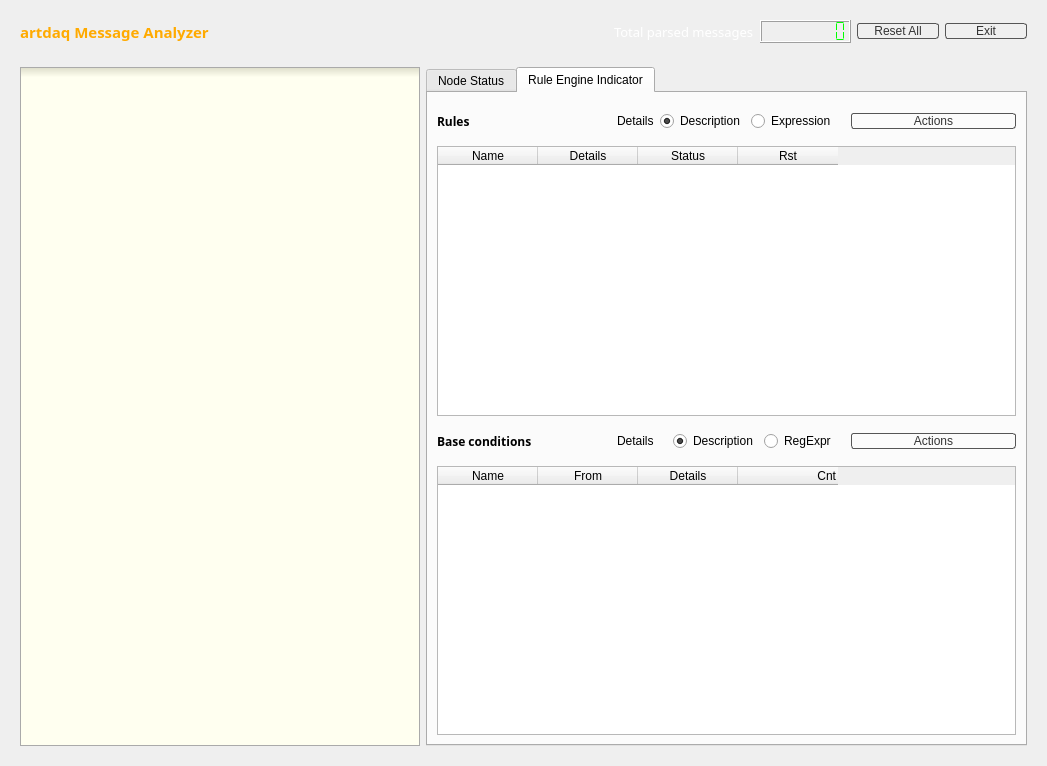
<?xml version="1.0" encoding="UTF-8"?>
<ui version="4.0">
 <class>MsgAnalyzerDlg</class>
 <widget class="QDialog" name="MsgAnalyzerDlg">
  <property name="geometry">
   <rect>
    <x>0</x>
    <y>0</y>
    <width>1047</width>
    <height>766</height>
   </rect>
  </property>
  <property name="windowTitle">
   <string>artdaq Message Analyzer</string>
  </property>
  <property name="styleSheet">
   <string notr="true">#bannerFrame {
border: 0px;
background: qlineargradient(x1: 0, y1: 0, x2: 0, y2: 1,
stop: 0 #a6a6a6, stop: 0.08 #7f7f7f,
stop: 0.39999 #717171, stop: 0.4 #626262,
stop: 0.9 #4c4c4c, stop: 1 #333333);
}

#bannerFrame QPushButton {
color: #333;
border: 1px solid #555;
border-radius: 3px;
padding: 0px;
background: qradialgradient(cx: 0.3, cy: -0.4,
fx: 0.3, fy: -0.4,
radius: 1.35, stop: 0 #fff, stop: 1 #bbb);
min-width: 80px;
}

#btnSettings {
color: #333;
border: 0px solid #555;
border-radius: 5px;
padding: 0px;
}

#btnSettings:hover {
color: #444;
}

#btnSwitchChannel {
color: #333;
border: 1px solid #555;
border-radius: 5px;
padding: 0px;
background: qradialgradient(cx: 0.3, cy: -0.4,
fx: 0.3, fy: -0.4,
radius: 1.35, stop: 0 #fff, stop: 1 #888);
}
#topFrame QPushButton:hover {
background: qradialgradient(cx: 0.3, cy: -0.4, fx: 0.3, fy: -0.4, radius: 1.35, stop: 0 #fff, stop: 1 #ddd);
}
#topFrame QPushButton:pressed {
background-color: qlineargradient(x1: 0, y1: 0, x2: 0, y2: 1, stop: 0 #dadbde, stop: 1 #f6f7fa);
}

#sevFrame {
border: 0px solid #222;
background: ;
padding: 0px;
}

#mainFrame {
border: 0px;
background:
}

#mainFrame QPushButton {
color: #333;
border: 1px solid #555;
border-radius: 3px;
padding: 0px;
background: qradialgradient(cx: 0.3, cy: -0.4,
fx: 0.3, fy: -0.4,
radius: 1.35, stop: 0 #fff, stop: 1 #bbb);
min-width: 40px;
}

#mainFrame QPushButton:hover {
background: qradialgradient(cx: 0.3, cy: -0.4, fx: 0.3, fy: -0.4, radius: 1.35, stop: 0 #fff, stop: 1 #ddd);
}
#mainFrame QPushButton:pressed {
background-color: qlineargradient(x1: 0, y1: 0, x2: 0, y2: 1, stop: 0 #dadbde, stop: 1 #f6f7fa);
}

#mainFrame QListWidget {
border: 1px solid #aaa;
background-color: qlineargradient(spread:pad, x1:0.5, y1:0, x2:0.5, y2:0.07, stop:0 rgba(220, 220, 200, 255), stop:1 rgba(255, 255, 230, 255))
}

#mainFrame QTextEdit {
border: 1px solid #aaa;
background-color: #fff
}

#btnError {
color: rgb(255, 0, 0);
}
#btnWarning {
color: rgb(255, 170, 0);
}
#btnInfo {
color: rgb(0, 170, 0);
}
#btnDebug {
color: rgb(70, 70, 70);
}


/*
#sevFrame QPushButton {
color: #333;
border: 2px solid #555;
border-radius: 5px;
padding: 2px;
background: qradialgradient(cx: 0.3, cy: -0.4,
fx: 0.3, fy: -0.4,
radius: 1.35, stop: 0 #fff, stop: 1 #888);
min-width: 80px;
}
#sevFrame QPushButton:hover {
background: qradialgradient(cx: 0.3, cy: -0.4,
fx: 0.3, fy: -0.4,
radius: 1.35, stop: 0 #fff, stop: 1 #bbb);
}
#sevFrame QPushButton:pressed {
background: qradialgradient(cx: 0.4, cy: -0.1,
fx: 0.4, fy: -0.1,
radius: 1.35, stop: 0 #fff, stop: 1 #ddd);
}*/</string>
  </property>
  <layout class="QGridLayout" name="gridLayout" rowstretch="0,1">
   <item row="1" column="0">
    <widget class="QFrame" name="mainFrame">
     <property name="frameShape">
      <enum>QFrame::StyledPanel</enum>
     </property>
     <property name="frameShadow">
      <enum>QFrame::Raised</enum>
     </property>
     <layout class="QGridLayout" name="gridLayout_3" columnstretch="2,3">
      <item row="0" column="0">
       <widget class="QListWidget" name="lwAlerts">
        <property name="font">
         <font>
          <pointsize>-1</pointsize>
         </font>
        </property>
        <property name="styleSheet">
         <string notr="true">border: 1px solid #aaa;
background-color: qlineargradient(spread:pad, x1:0.5, y1:0, x2:0.5, y2:0.015, stop:0 rgba(220, 220, 200, 255), stop:1 rgba(255, 255, 240, 255));
font-size: 12px;
/*color: red;*/</string>
        </property>
        <property name="frameShape">
         <enum>QFrame::StyledPanel</enum>
        </property>
        <property name="frameShadow">
         <enum>QFrame::Sunken</enum>
        </property>
        <property name="horizontalScrollBarPolicy">
         <enum>Qt::ScrollBarAlwaysOff</enum>
        </property>
        <property name="isWrapping" stdset="0">
         <bool>false</bool>
        </property>
        <property name="viewMode">
         <enum>QListView::ListMode</enum>
        </property>
        <property name="wordWrap">
         <bool>true</bool>
        </property>
       </widget>
      </item>
      <item row="0" column="1">
       <widget class="QTabWidget" name="tabWidget">
        <property name="currentIndex">
         <number>1</number>
        </property>
        <widget class="QWidget" name="tab_nodehealth">
         <attribute name="title">
          <string>Node Status</string>
         </attribute>
         <layout class="QGridLayout" name="gridLayout_5">
          <item row="0" column="0">
           <widget class="QLabel" name="label">
            <property name="font">
             <font>
              <family>Sans Serif</family>
              <pointsize>10</pointsize>
              <weight>75</weight>
              <bold>true</bold>
             </font>
            </property>
            <property name="text">
             <string>Main Components</string>
            </property>
           </widget>
          </item>
          <item row="0" column="1">
           <widget class="QLabel" name="label_12">
            <property name="text">
             <string>Double click on nodes for detailed messages</string>
            </property>
           </widget>
          </item>
          <item row="1" column="0" colspan="2">
           <widget class="QListWidget" name="lwMain">
            <property name="font">
             <font>
              <pointsize>8</pointsize>
             </font>
            </property>
            <property name="contextMenuPolicy">
             <enum>Qt::CustomContextMenu</enum>
            </property>
            <property name="frameShape">
             <enum>QFrame::StyledPanel</enum>
            </property>
            <property name="frameShadow">
             <enum>QFrame::Sunken</enum>
            </property>
            <property name="isWrapping" stdset="0">
             <bool>true</bool>
            </property>
            <property name="gridSize">
             <size>
              <width>80</width>
              <height>60</height>
             </size>
            </property>
            <property name="viewMode">
             <enum>QListView::IconMode</enum>
            </property>
            <property name="wordWrap">
             <bool>true</bool>
            </property>
           </widget>
          </item>
          <item row="2" column="0">
           <widget class="QLabel" name="label_2">
            <property name="font">
             <font>
              <family>Sans Serif</family>
              <weight>75</weight>
              <bold>true</bold>
             </font>
            </property>
            <property name="text">
             <string>User Components</string>
            </property>
           </widget>
          </item>
          <item row="2" column="1">
           <widget class="QLabel" name="label_3">
            <property name="font">
             <font>
              <family>Sans Serif</family>
              <weight>75</weight>
              <bold>true</bold>
             </font>
            </property>
            <property name="text">
             <string>External Components</string>
            </property>
           </widget>
          </item>
          <item row="3" column="0">
           <widget class="QListWidget" name="lwDCM">
            <property name="font">
             <font>
              <pointsize>8</pointsize>
             </font>
            </property>
            <property name="contextMenuPolicy">
             <enum>Qt::CustomContextMenu</enum>
            </property>
            <property name="viewMode">
             <enum>QListView::IconMode</enum>
            </property>
            <property name="uniformItemSizes">
             <bool>false</bool>
            </property>
            <property name="batchSize">
             <number>100</number>
            </property>
            <property name="wordWrap">
             <bool>true</bool>
            </property>
           </widget>
          </item>
          <item row="3" column="1">
           <widget class="QListWidget" name="lwBN">
            <property name="font">
             <font>
              <pointsize>8</pointsize>
             </font>
            </property>
            <property name="contextMenuPolicy">
             <enum>Qt::CustomContextMenu</enum>
            </property>
            <property name="viewMode">
             <enum>QListView::IconMode</enum>
            </property>
           </widget>
          </item>
         </layout>
        </widget>
        <widget class="QWidget" name="tab_ruleengine">
         <attribute name="title">
          <string>Rule Engine Indicator</string>
         </attribute>
         <layout class="QGridLayout" name="gridLayout_6">
          <item row="0" column="0">
           <widget class="QLabel" name="label_9">
            <property name="font">
             <font>
              <family>Sans Serif</family>
              <weight>75</weight>
              <bold>true</bold>
             </font>
            </property>
            <property name="text">
             <string>Rules</string>
            </property>
           </widget>
          </item>
          <item row="0" column="1">
           <widget class="QFrame" name="frame">
            <property name="frameShape">
             <enum>QFrame::NoFrame</enum>
            </property>
            <property name="frameShadow">
             <enum>QFrame::Plain</enum>
            </property>
            <property name="lineWidth">
             <number>0</number>
            </property>
            <layout class="QHBoxLayout" name="horizontalLayout">
             <item>
              <widget class="QLabel" name="label_10">
               <property name="text">
                <string>Details</string>
               </property>
              </widget>
             </item>
             <item>
              <widget class="QRadioButton" name="rbRuleDesc">
               <property name="text">
                <string>Description</string>
               </property>
               <property name="checked">
                <bool>true</bool>
               </property>
              </widget>
             </item>
             <item>
              <widget class="QRadioButton" name="rbRuleExpr">
               <property name="text">
                <string>Expression</string>
               </property>
               <property name="checked">
                <bool>false</bool>
               </property>
              </widget>
             </item>
            </layout>
           </widget>
          </item>
          <item row="0" column="2">
           <widget class="QPushButton" name="btnRuleAct">
            <property name="text">
             <string>Actions</string>
            </property>
           </widget>
          </item>
          <item row="1" column="0" colspan="3">
           <widget class="QTableWidget" name="twRules">
            <property name="editTriggers">
             <set>QAbstractItemView::NoEditTriggers</set>
            </property>
            <property name="selectionBehavior">
             <enum>QAbstractItemView::SelectRows</enum>
            </property>
            <property name="columnCount">
             <number>4</number>
            </property>
            <column>
             <property name="text">
              <string>Name</string>
             </property>
            </column>
            <column>
             <property name="text">
              <string>Details</string>
             </property>
            </column>
            <column>
             <property name="text">
              <string>Status</string>
             </property>
            </column>
            <column>
             <property name="text">
              <string>Rst</string>
             </property>
            </column>
           </widget>
          </item>
          <item row="2" column="0">
           <widget class="QLabel" name="label_8">
            <property name="font">
             <font>
              <family>Sans Serif</family>
              <weight>75</weight>
              <bold>true</bold>
             </font>
            </property>
            <property name="text">
             <string>Base conditions</string>
            </property>
           </widget>
          </item>
          <item row="2" column="1">
           <widget class="QFrame" name="frame_2">
            <property name="frameShape">
             <enum>QFrame::NoFrame</enum>
            </property>
            <property name="frameShadow">
             <enum>QFrame::Plain</enum>
            </property>
            <property name="lineWidth">
             <number>0</number>
            </property>
            <layout class="QHBoxLayout" name="horizontalLayout_2">
             <item>
              <widget class="QLabel" name="label_11">
               <property name="text">
                <string>Details</string>
               </property>
              </widget>
             </item>
             <item>
              <widget class="QRadioButton" name="rbCondDesc">
               <property name="text">
                <string>Description</string>
               </property>
               <property name="checked">
                <bool>true</bool>
               </property>
              </widget>
             </item>
             <item>
              <widget class="QRadioButton" name="rbCondRegx">
               <property name="text">
                <string>RegExpr</string>
               </property>
              </widget>
             </item>
            </layout>
           </widget>
          </item>
          <item row="2" column="2">
           <widget class="QPushButton" name="btnCondAct">
            <property name="text">
             <string>Actions</string>
            </property>
           </widget>
          </item>
          <item row="3" column="0" colspan="3">
           <widget class="QTableWidget" name="twConds">
            <property name="editTriggers">
             <set>QAbstractItemView::NoEditTriggers</set>
            </property>
            <property name="selectionBehavior">
             <enum>QAbstractItemView::SelectRows</enum>
            </property>
            <property name="columnCount">
             <number>4</number>
            </property>
            <column>
             <property name="text">
              <string>Name</string>
             </property>
            </column>
            <column>
             <property name="text">
              <string>From</string>
             </property>
            </column>
            <column>
             <property name="text">
              <string>Details</string>
             </property>
            </column>
            <column>
             <property name="text">
              <string>Cnt</string>
             </property>
             <property name="textAlignment">
              <set>AlignTrailing|AlignVCenter</set>
             </property>
            </column>
           </widget>
          </item>
         </layout>
        </widget>
       </widget>
      </item>
     </layout>
    </widget>
   </item>
   <item row="0" column="0">
    <widget class="QFrame" name="bannerFrame">
     <property name="frameShape">
      <enum>QFrame::StyledPanel</enum>
     </property>
     <property name="frameShadow">
      <enum>QFrame::Raised</enum>
     </property>
     <layout class="QGridLayout" name="gridLayout_2" columnstretch="1,0,0,0,0">
      <item row="0" column="0">
       <widget class="QLabel" name="label_Partition_3">
        <property name="palette">
         <palette>
          <active>
           <colorrole role="WindowText">
            <brush brushstyle="SolidPattern">
             <color alpha="255">
              <red>255</red>
              <green>170</green>
              <blue>0</blue>
             </color>
            </brush>
           </colorrole>
          </active>
          <inactive>
           <colorrole role="WindowText">
            <brush brushstyle="SolidPattern">
             <color alpha="255">
              <red>255</red>
              <green>170</green>
              <blue>0</blue>
             </color>
            </brush>
           </colorrole>
          </inactive>
          <disabled>
           <colorrole role="WindowText">
            <brush brushstyle="SolidPattern">
             <color alpha="255">
              <red>133</red>
              <green>131</green>
              <blue>127</blue>
             </color>
            </brush>
           </colorrole>
          </disabled>
         </palette>
        </property>
        <property name="font">
         <font>
          <family>Sans Serif</family>
          <pointsize>11</pointsize>
          <weight>75</weight>
          <bold>true</bold>
         </font>
        </property>
        <property name="autoFillBackground">
         <bool>false</bool>
        </property>
        <property name="text">
         <string>artdaq Message Analyzer</string>
        </property>
       </widget>
      </item>
      <item row="0" column="1">
       <widget class="QLabel" name="label_Partition_2">
        <property name="palette">
         <palette>
          <active>
           <colorrole role="WindowText">
            <brush brushstyle="SolidPattern">
             <color alpha="255">
              <red>255</red>
              <green>255</green>
              <blue>255</blue>
             </color>
            </brush>
           </colorrole>
          </active>
          <inactive>
           <colorrole role="WindowText">
            <brush brushstyle="SolidPattern">
             <color alpha="255">
              <red>255</red>
              <green>255</green>
              <blue>255</blue>
             </color>
            </brush>
           </colorrole>
          </inactive>
          <disabled>
           <colorrole role="WindowText">
            <brush brushstyle="SolidPattern">
             <color alpha="255">
              <red>133</red>
              <green>131</green>
              <blue>127</blue>
             </color>
            </brush>
           </colorrole>
          </disabled>
         </palette>
        </property>
        <property name="font">
         <font>
          <family>Sans Serif</family>
          <pointsize>10</pointsize>
          <weight>50</weight>
          <bold>false</bold>
         </font>
        </property>
        <property name="text">
         <string>Total parsed messages</string>
        </property>
       </widget>
      </item>
      <item row="0" column="2">
       <widget class="QLCDNumber" name="lcdMsgs">
        <property name="palette">
         <palette>
          <active>
           <colorrole role="WindowText">
            <brush brushstyle="SolidPattern">
             <color alpha="255">
              <red>0</red>
              <green>255</green>
              <blue>0</blue>
             </color>
            </brush>
           </colorrole>
          </active>
          <inactive>
           <colorrole role="WindowText">
            <brush brushstyle="SolidPattern">
             <color alpha="255">
              <red>0</red>
              <green>255</green>
              <blue>0</blue>
             </color>
            </brush>
           </colorrole>
          </inactive>
          <disabled>
           <colorrole role="WindowText">
            <brush brushstyle="SolidPattern">
             <color alpha="255">
              <red>133</red>
              <green>131</green>
              <blue>127</blue>
             </color>
            </brush>
           </colorrole>
          </disabled>
         </palette>
        </property>
        <property name="frameShape">
         <enum>QFrame::Box</enum>
        </property>
        <property name="frameShadow">
         <enum>QFrame::Raised</enum>
        </property>
        <property name="smallDecimalPoint">
         <bool>false</bool>
        </property>
        <property name="digitCount">
         <number>8</number>
        </property>
        <property name="segmentStyle">
         <enum>QLCDNumber::Flat</enum>
        </property>
       </widget>
      </item>
      <item row="0" column="3">
       <widget class="QPushButton" name="btnReset">
        <property name="text">
         <string>Reset All</string>
        </property>
       </widget>
      </item>
      <item row="0" column="4">
       <widget class="QPushButton" name="btnExit">
        <property name="text">
         <string>Exit</string>
        </property>
       </widget>
      </item>
     </layout>
    </widget>
   </item>
  </layout>
 </widget>
 <resources/>
 <connections/>
</ui>
